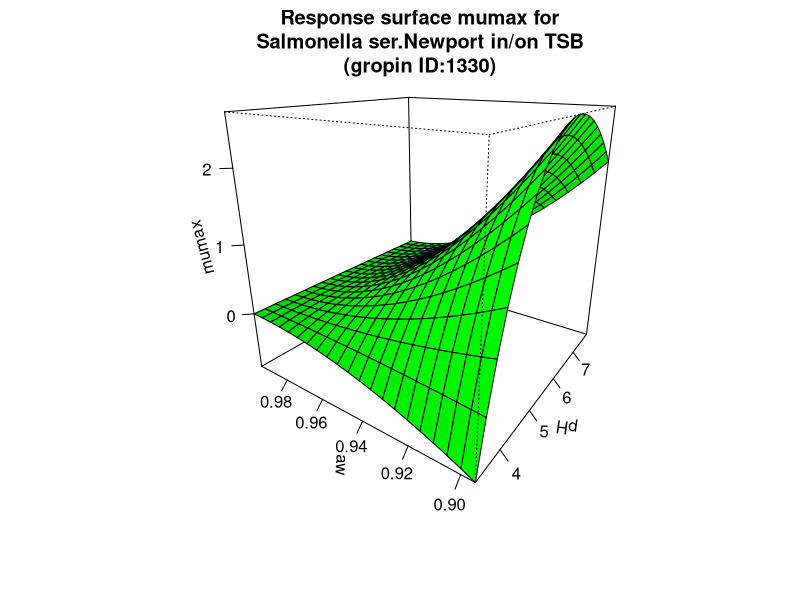

This figure's R source:
#############################
# start of Parameter script
#############################
pH <- seq(3.3033,7.79220779220779,length.out=21)
aw <- seq(0.894894,0.996003996003996,length.out=21)
#############################
# end of Parameter script
#############################
############################# 
# start of Model script Gropin ID 1330 
#############################
 
# constant coefficients for this model
 
variables <- data.frame(pH,aw)
argumentsPar <- expand.grid(variables)
 
# heart of the model
response_surface <- function(pH,aw) {
   mumax <-2.139*((pH-9.71)*(pH-3.58)/((6.02-3.58)*(pH-6.02)-(6.02-9.71)*(3.58-pH)))*((aw-1)*((aw-1)^2)/((0.994-0.894)*((0.994-0.894)*(aw-0.994)-(0.994-1)*(0.994+0.894-2*aw))))

return(mumax=mumax)
} 

# output parameters
responseSurface <- cbind(argumentsPar,response_surface(argumentsPar['pH'],argumentsPar['aw']))
colnames(responseSurface) <- c(colnames(argumentsPar),'mumax')
#############################
# End of Model script
#############################
############################# 
# start of Visualisation script Gropin ID 1330 
#############################
persp(pH,aw,matrix(unlist(responseSurface$'mumax'),nrow=21),col = 'green',xlab='pH',ylab='aw',zlab='mumax',main='Response surface mumax for
Salmonella ser.Newport in/on TSB
(gropin ID:1330)',theta=305,phi=20,shade=0.25,ticktype = 'detailed')
#############################
# End of Visualisation script
#############################
